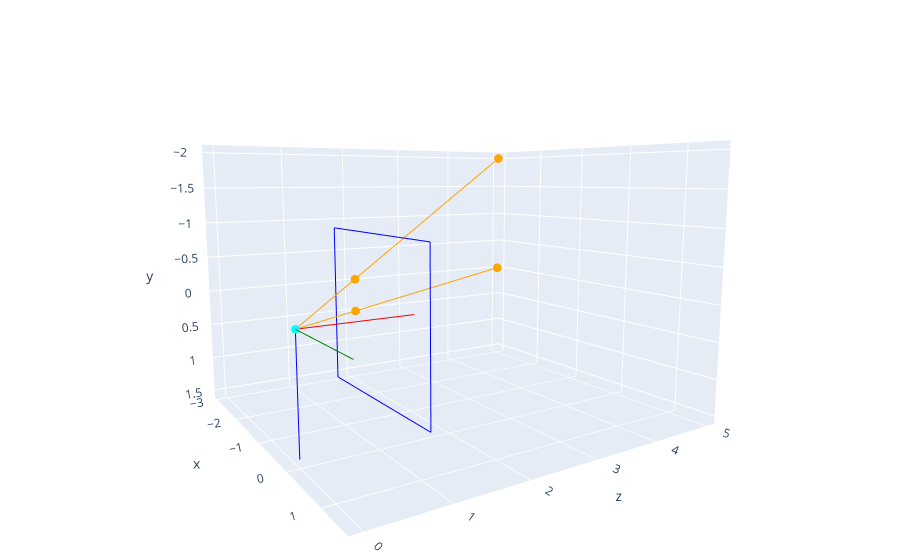

The code cell stored with this chart in its notebook:
### Code cell
show_3d(go.Figure(data = plane(F) + [ray(feet, F), ray(head, F)] + axes()))

### Figure 1 — Plotly figure (JSON) as saved in the notebook; plotly's stock layout.template omitted (floating-point values rounded to 4 significant figures)
{"data": [{"line": {"color": "blue"}, "mode": "lines", "type": "scatter3d", "x": [-1.2, 1.2], "y": [-1, -1], "z": [1, 1]}, {"line": {"color": "blue"}, "mode": "lines", "type": "scatter3d", "x": [-1.2, 1.2], "y": [1, 1], "z": [1, 1]}, {"line": {"color": "blue"}, "mode": "lines", "type": "scatter3d", "x": [-1.2, -1.2], "y": [-1, 1], "z": [1, 1]}, {"line": {"color": "blue"}, "mode": "lines", "type": "scatter3d", "x": [1.2, 1.2], "y": [-1, 1], "z": [1, 1]}, {"marker": {"color": "orange", "size": 3}, "type": "scatter3d", "x": [-3, 0, -0.6], "y": [0, 0, 0], "z": [5, 0, 1]}, {"marker": {"color": "orange", "size": 3}, "type": "scatter3d", "x": [-3, 0, -0.6], "y": [-2, 0, -0.4], "z": [5, 0, 1]}, {"line": {"color": "red"}, "mode": "lines", "type": "scatter3d", "x": [0, 0], "y": [0, 0], "z": [0, 1.5]}, {"line": {"color": "green"}, "mode": "lines", "type": "scatter3d", "x": [0, 1.5], "y": [0, 0], "z": [0, 0]}, {"line": {"color": "blue"}, "mode": "lines", "type": "scatter3d", "x": [0, 0], "y": [0, 1.5], "z": [0, 0]}, {"marker": {"color": "cyan", "size": 3}, "mode": "markers", "type": "scatter3d", "x": [0], "y": [0], "z": [0]}], "layout": {"margin": {"b": 0, "l": 0, "r": 0, "t": 0}, "scene": {"camera": {"center": {"x": 0, "y": 0, "z": 0}, "eye": {"x": 1.7, "y": -0.3, "z": -1.1}, "up": {"x": 0, "y": -1, "z": 0}}}, "showlegend": false, "title": {"text": "Pinhole Camera Model"}}}
